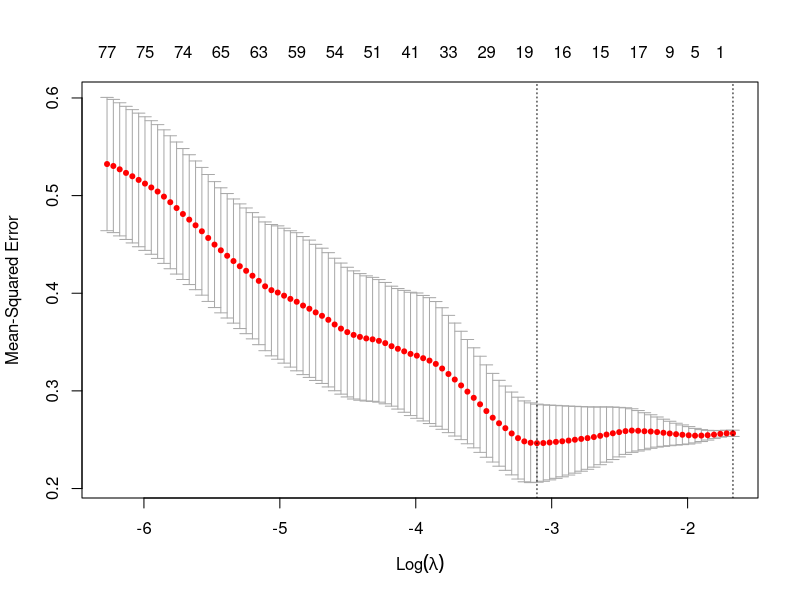
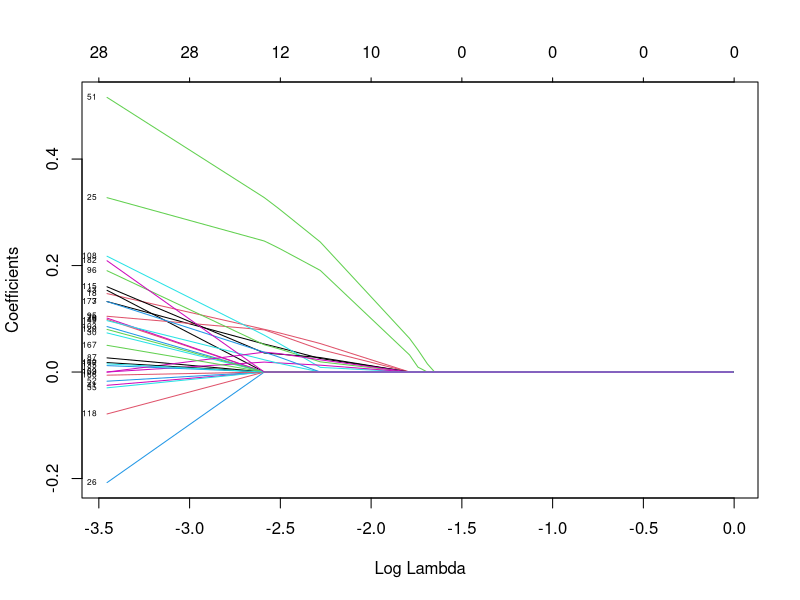

Write the R code that produced these figures, in order.
#Libraries
library(glmnet)
library(readxl)
library(data.table)
library(ggplot2)

#upload file
log2_abundance_189_chems <- read_excel("log2_abundance_189_chems.xlsx")
chemicals <- log2_abundance_189_chems[,2:191]


#training / testing data

size = floor(0.8 * nrow(chemicals))

set.seed(100)
train_ind = sample(seq_len(nrow(chemicals)), size = size)

train = chemicals[train_ind,]
x_train = train[,1:189]
x_train = sapply(x_train, as.numeric)
y_train = train[,190]
#ctrl = 0, case = 1
y_train[y_train == "case"] <- "1"
y_train[y_train == 'ctrl']<- "0"
y_train = sapply(y_train, as.numeric)

test = chemicals[-train_ind,]
x_test = test[,1:189]
x_test = sapply(x_test, as.numeric)
y_test = test[,190]
y_test[y_test == "case"] <- "1"
y_test[y_test == 'ctrl']<- "0"
y_test = sapply(y_test, as.numeric)



#preparing data sets for cross validation
chemnum = sapply(chemicals, as.numeric)
ynum = chemicals[,190]
ynum[ynum == "case"] <- "1"
ynum[ynum == 'ctrl']<- "0"
ynum = sapply(ynum, as.numeric)
y = data.frame(ynum)
new_data =  as.matrix(chemnum[,-190])
cv_model = cv.glmnet(as.matrix(new_data), ynum,
                     alpha = 1, nfolds = 10)

#cross validation model
plot(cv_model)

optimal_model = glmnet(as.matrix(chemnum[, -190]), ynum, alpha = 1, lambda = cv_model$lambda.min)



#getting the optimal lambda
predictions = predict(optimal_model, newx = new_data, s = cv_model$lambda.min)

fitt = glmnet(x_train, y_train, alpha = 1, lambda = predictions,
             family = "binomial")

plot(fitt, xvar = 'lambda', label = T )
#feature selection
c = coef(cv_model, s = 'lambda.min', exact = TRUE)
inds = which(c!=0)
variables = row.names(c)[inds]
variables = variables [!variables %in% '(Intercept)']
variables


